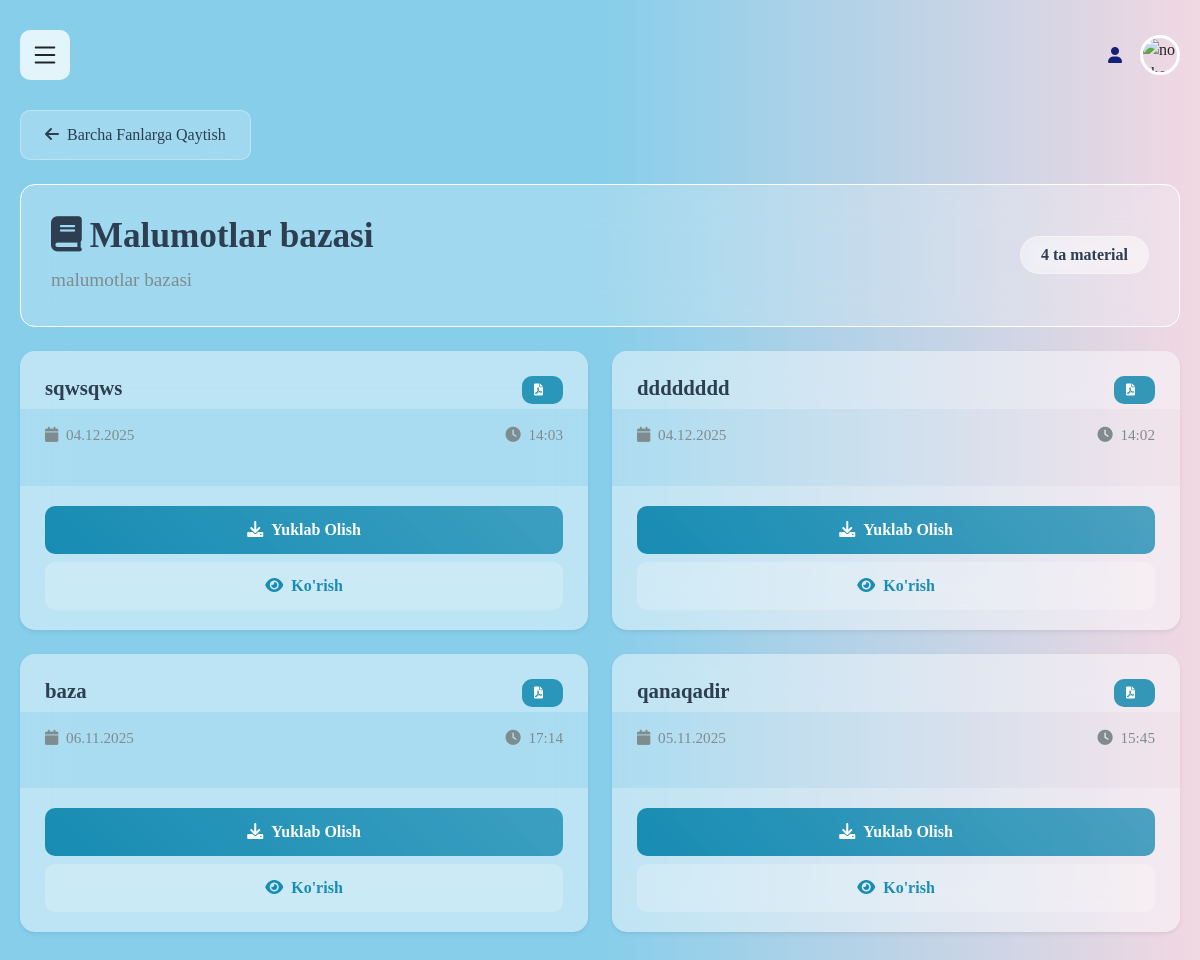
The page /subject/1/documents/ on the database its author committed.
### app1/models.py (models this page shows, shortened)
class Subject(models.Model):
    name = models.CharField(max_length=255)
    description = models.TextField(blank=True, null=True)

class Document(models.Model):
    title = models.CharField(max_length=255)
    subject = models.ForeignKey(Subject, on_delete=models.CASCADE)
    uploaded_at = models.DateTimeField(auto_now_add=True)
    file = models.FileField(upload_to='documents/')

### app1/views.py (the view)
# urls.py: path('subject/<int:subject_id>/documents/', views.subject_documents, name='subject_documents'),
def subject_documents(request, subject_id):
    subject = get_object_or_404(Subject, id=subject_id)
    documents = Document.objects.filter(subject=subject).order_by('-uploaded_at')
    return render(request, 'app1/subject_documents.html', {
        'subject': subject,
        'documents': documents
    })

### templates/app1/subject_documents.html (shortened to what this page needs)
{% extends 'base.html' %}
{% block content %}
    <div class="subject_documents_container">
        <div class="row mb-4">
            <div class="col-12">
                <a href="{% url 'documents' %}" class="btn btn-outline-secondary">
                    <i class="fas fa-arrow-left me-2"></i>Barcha Fanlarga Qaytish
                </a>
            </div>
        </div>
        <div class="row mb-4">
            <div class="col-12">
                <div class="card bg-primary text-white">
                    <div class="card-body">
                        <div class="row align-items-center">
                            <div class="col-md-8">
                                <h1 class="display-6 fw-bold mb-2">
                                    <i class="fas fa-book me-2"></i>{{ subject.name }}
                                </h1>
                                {% if subject.description %}
                                <p class="lead mb-0">{{ subject.description }}</p>
                                {% endif %}
                            </div>
                            <div class="col-md-4 text-end">
                                <span class="badge bg-light text-primary fs-6">
                                    {{ documents.count }} ta material
                                </span>
                            </div>
                        </div>
                    </div>
                </div>
            </div>
        </div>
        <div class="row">
            {% for document in documents %}
            <div class="col-lg-4 col-md-6 mb-4">
                <div class="card h-100 shadow-sm border-0">
                    <div class="card-header bg-white border-bottom-0 pb-0">
                        <div class="d-flex justify-content-between align-items-start">
                            <h5 class="card-title text-dark mb-2">{{ document.title }}</h5>
                            <span class="badge bg-primary">
                                <i class="fas fa-file-pdf"></i>
                            </span>
                        </div>
                    </div>
                    <div class="card-body">
                        <div class="d-flex justify-content-between align-items-center text-muted small">
                            <span>
                                <i class="fas fa-calendar me-1"></i>
                                {{ document.uploaded_at|date:"d.m.Y" }}
                            </span>
                            <span>
                                <i class="fas fa-clock me-1"></i>
                                {{ document.uploaded_at|date:"H:i" }}
                            </span>
                        </div>
                    </div>
                    <div class="card-footer bg-white border-top-0">
                        <div class="d-grid gap-2">
                            <a href="{{ document.file.url }}"
                               class="btn btn-primary"
                               target="_blank"
                               download>
                                <i class="fas fa-download me-2"></i>Yuklab Olish
                            </a>
                            <a href="{{ document.file.url }}"
                               class="btn btn-outline-primary"
                               target="_blank">
                                <i class="fas fa-eye me-2"></i>Ko'rish
                            </a>
                        </div>
                    </div>
                </div>
            </div>
            {% endfor %}
        </div>
    </div>
{% endblock %}

### templates/base.html (style rules this page uses)
* { padding: 0; margin: 0; font-family: "Times New Roman", Times, serif; box-sizing: border-box; }
body { min-height: 100vh; overflow-x: hidden; background: linear-gradient(to right, #87ceeb, #87ceeb, #f2d8e2); }
body h1 { font-weight: 1000; }

### templates/app1/subject_documents.html (style rules this page uses)
.subject_documents_container { width: 100%; margin: 0 auto; }
.btn-outline-secondary { padding: 0.75rem 1.5rem; border-radius: 10px; border: 1px solid rgba(255, 255, 255, 0.3); color: #2c3e50; background-color: rgba(255, 255, 255, 0.215); backdrop-filter: blur(20px); transition: all 0.3s ease; }
.card.bg-primary.text-white { backdrop-filter: blur(20px); background-color: rgba(255, 255, 255, 0.215) !important; border-radius: 15px; padding: 30px; border: 0.1px solid white; overflow: hidden; }
.card.bg-primary.text-white .card-body { padding: 0; background: transparent; }
.display-6.fw-bold { color: #2c3e50; font-size: 2.5rem; margin-bottom: 15px; }
.lead.mb-0 { color: #7f8c8d; font-size: 1.2rem; line-height: 1.6; }
.badge.bg-light.text-primary.fs-6 { background-color: rgba(255, 255, 255, 0.4) !important; color: #2c3e50 !important; padding: 10px 20px; border-radius: 20px; font-size: 1rem; backdrop-filter: blur(10px); border: 0.5px solid rgba(255, 255, 255, 0.3); }
.card.h-100.shadow-sm.border-0 { backdrop-filter: blur(20px); background-color: rgba(255, 255, 255, 0.215); border-radius: 15px; padding: 0; overflow: hidden; border: 0.1px solid white; margin-bottom: 1.5rem; transition: transform 0.2s ease-in-out, box-shadow 0.2s ease-in-out; }
.card-header.bg-white.border-bottom-0 { background-color: rgba(255, 255, 255, 0.3) !important; padding: 25px 25px 10px 25px; border-bottom: 1px solid rgba(255, 255, 255, 0.2); }
.card-title.text-dark { color: #2c3e50 !important; font-size: 1.3rem; font-weight: 600; margin: 0; }
.badge.bg-primary { background-color: rgba(5, 130, 171, 0.8) !important; color: white !important; padding: 8px 12px; border-radius: 10px; border: none; }
.card-body { background-color: rgba(255, 255, 255, 0.1); padding: 15px 25px; }
.text-muted.small { color: #7f8c8d !important; font-size: 0.95rem; line-height: 1.5; }
.card-footer.bg-white.border-top-0 { background-color: rgba(255, 255, 255, 0.3) !important; padding: 20px 25px; border-top: 1px solid rgba(255, 255, 255, 0.2); }
.d-grid.gap-2 .btn { padding: 12px 20px; font-size: 1rem; font-weight: 600; border-radius: 10px; border: none; transition: all 0.3s ease; }
.btn-primary { background: linear-gradient(45deg, rgba(5, 130, 171, 0.9), rgba(5, 130, 171, 0.7)); color: white; }
.btn-outline-primary { background: rgba(255, 255, 255, 0.215); border: 2px solid rgba(5, 130, 171, 0.8); color: rgba(5, 130, 171, 0.9); }
.fas { margin-right: 8px; }
.card { animation: fadeInUp 0.6s ease-out; }
@media (max-width: 1225px) { .display-6.fw-bold { font-size: 2.2rem; } }
@media (max-width: 1225px) { .col-lg-4.col-md-6 { flex: 0 0 50%; max-width: 50%; } }

### rows shown on the page
Subject: name "Malumotlar bazasi", description "malumotlar bazasi"
Document: title "sqwsqws", uploaded_at "04.12.2025", uploaded_at "14:03"
Document: title "dddddddd", uploaded_at "04.12.2025", uploaded_at "14:02"
Document: title "baza", uploaded_at "06.11.2025", uploaded_at "17:14"
Document: title "qanaqadir", uploaded_at "05.11.2025", uploaded_at "15:45"

### other values the page prints
{{ documents.count }} "4"
